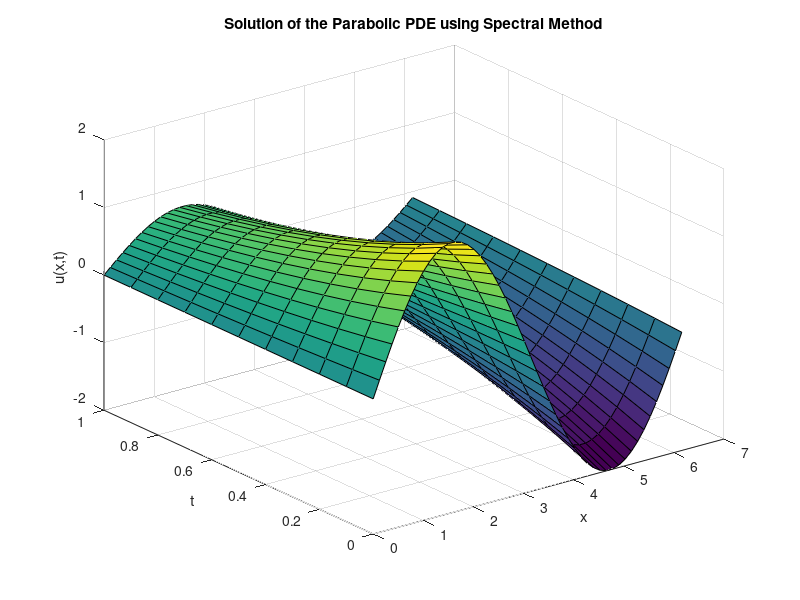

MATLAB code to generate this figure:
% Parameters
n = 50; % Number of spatial grid points
dx = 2*pi/n; % Spatial grid spacing
x = 0:dx:2*pi-dx; % Spatial grid points
alp2 = 1/16; % Given parameter alpha^2
h = 0.1; % Time step size
psteps = 11; % Number of time steps to plot
tmax = h * (psteps - 1); % Total simulation time

% Wave numbers
nv = fftshift(-n/2:1:n/2-1); % Wave numbers
mu = (1 - h * (1-alp2) * nv.^2) ./ (1 + alp2 * nv.^2 * h); % Fourier multiplier vector

% Initial condition
u0 = 2 * sin(x); % Initial condition in spatial domain
u = u0; % Current solution in spatial domain
uf = fft(u); % Fourier transform of the initial condition
t = 0:h:h*(psteps-1); % Time array
ua = zeros(psteps, n); % Array to store the solution for plotting
ua(1, :) = u0; % Store the initial condition

% Time integration loop
for i = 2:psteps % Integration loop
    uf = mu .* uf; % Update the Fourier coefficients
    u = ifft(uf); % Inverse Fourier transform to get the solution in spatial domain
    ua(i, :) = real(u); % Store the real part of the solution for plotting
end

% Plotting the solution
[X, T] = meshgrid(x, t); % Create a mesh grid for plotting
surf(X, T, ua); % Plot the solution
xlabel('x');
ylabel('t');
zlabel('u(x,t)');
title('Solution of the Parabolic PDE using Spectral Method');

